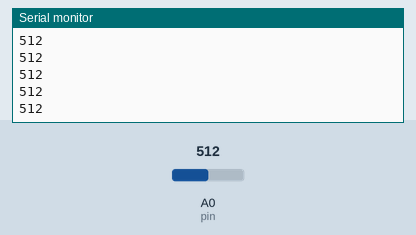
Recording of a sketch running on a simulated Arduino Uno, built with avr-gcc and run on an emulated ATmega328P. On the bench: the last lines printed to the serial monitor. The test bench sets the inputs (shaded band); at power-on: A0 (pin) = 512.

Above: at 1.2 s.
1.3 s: A0 (pin) set to 716
At 1.76 s:
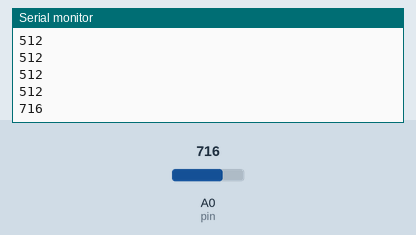
2.8 s: A0 (pin) set to 900
At 2.96 s:
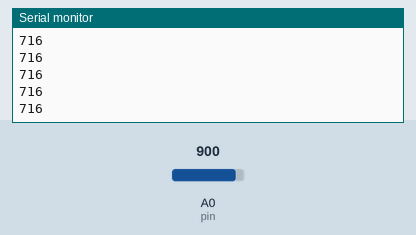
Timing chart, 0 to 5.8 s (numbered marks = the images above; inputs shaded):
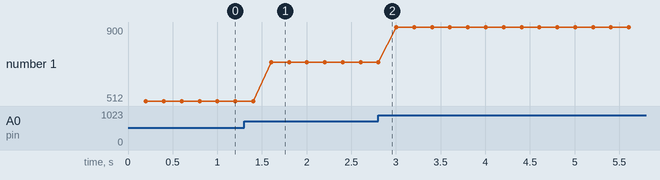

The sketch:

potTest.ino
```cpp
uint16_t sensorValue = 500;
uint16_t pin = A0;

void setup() {
  Serial.begin(9600);
  Serial.println("Start");
}

void loop() {
  // read the value from the sensor:
  sensorValue = analogRead(pin);
  delay(200);


  Serial.println(sensorValue);
}
```

Measured:
- after the input at 1.3 s, the serial monitor: prints a new line after 0.30 s (image 1)
- plotted number 1: 512 → 716 after the input at 1.3 s, 716 → 900 after the input at 2.8 s
